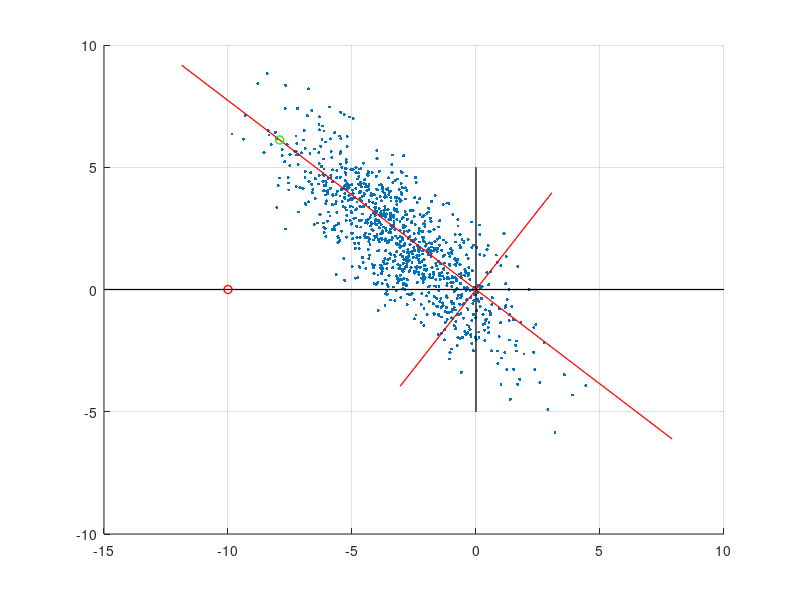

This chart was generated by the following MATLAB code:
% Load and plot data from the data matrix.
data = load('data.mat');
A = data.A;
figure;
scatter(A(:, 1), A(:, 2), 50, '.');

% Get SVD results.
[U Sig V] = svd(A);

% Visualize basis axis

% // The Basis of Right Singular Vectors /////////////////////////////////
line(10.*[0, V(1, 1)], 10.*[0, V(2, 1)], 'Color', 'red', 'LineWidth', 0.9)
line(-15.*[0, V(1, 1)], -15.*[0, V(2, 1)], 'Color', 'red', 'LineWidth', 0.9)

line(5.*[0, V(1, 2)], 5.*[0, V(2, 2)], 'Color', 'red', 'LineWidth', 0.9)
line(-5.*[0, V(1, 2)], -5.*[0, V(2, 2)], 'Color', 'red', 'LineWidth', 0.9)
% ////////////////////////////////////////////////////////////////////////


% // The Standard Basis /////////////////////////////////
line(10.*[0, 1], 10.*[0, 0], 'Color', 'black', 'LineWidth', 0.9)
line(-15.*[0, 1], -15.*[0, 0], 'Color', 'black', 'LineWidth', 0.9)

line(5.*[0, 0], 5.*[0, 1], 'Color', 'black', 'LineWidth', 0.9)
line(-5.*[0, 0], -5.*[0, 1], 'Color', 'black', 'LineWidth', 0.9)
% ////////////////////////////////////////////////////////////////////////

% Grid and hold
grid on
hold on;

% Define a point using the standard basis vectors.
test_point = [-10; 0];

% Plot the point in the standard basis.
plot(test_point(1), test_point(2), 'o', 'LineWidth', 1, 'Color', 'red')

% Change basis to basis of right singular vectors.
% The columns of V' (inverse of V, since it is orthogonal) represent how
% the standard basis vectors would be written in the basis of right
% singular vectors, since the standard basis vectors are the vectors that
% form the linear combinarion to yield this point.
transformed_test_point = V' * test_point;

% ALSO:
% ////////////
% transformed_test_point = test_point' * V;
% ////////////
%
% Compute the dot product of test_point with each right singular vector.
%

% Plot the transformed point.
plot(transformed_test_point(1), transformed_test_point(2), 'o', 'LineWidth', 1, 'Color', 'green')